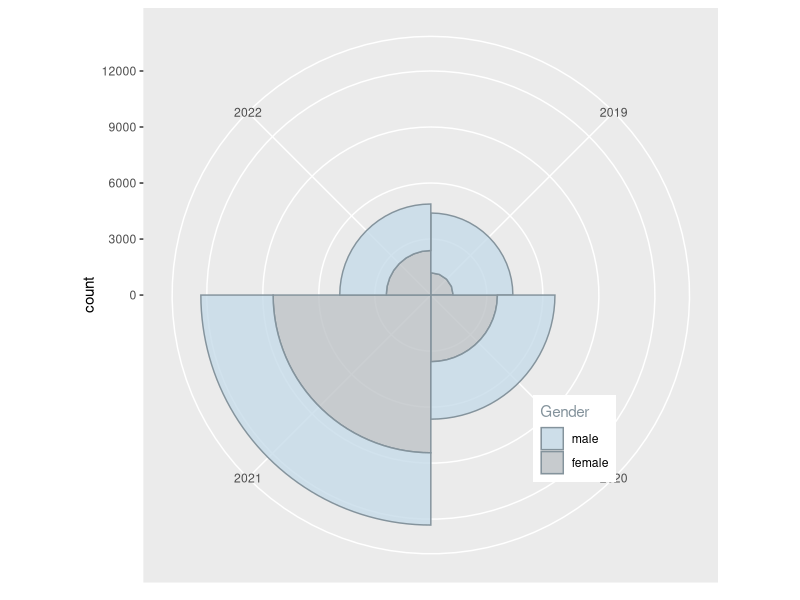

Here is the R script that generated this plot:
## ---- chunk 1
library(tidyverse)
df <- read_csv('deaths.csv')
df <- df |> pivot_longer(cols=starts_with("20"), names_to="year_date", values_to = "count") |> rename(sex="year") |> rename(year = "year_date")

## ---- chunk 2
#| label: colors

grey_blue <- "#C5DBE8"
just_grey <- "#BEC3C6"
grey_lines <-  "#84939C"
background <- "#F9EBC1"
## ---- chunk 3
df |> ggplot(aes(x=year, y=count, fill=fct_relevel(sex, c("male", "female")))) +
  geom_col(position = "stack", width = 1, alpha = 0.8, color = grey_lines) +
  labs(fill="Gender",) +
  scale_fill_manual(values = c(grey_blue, just_grey)) +
  scale_x_discrete(expand = c(0,0)) + coord_polar() +
  theme(
    legend.position = c(0.75,0.25),
    legend.title = element_text(color = grey_lines),
  ) +
  xlab(NULL)


